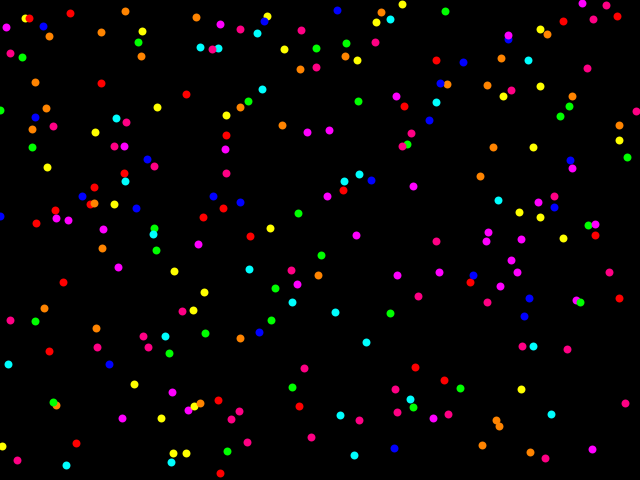
Frame 1 (no input)
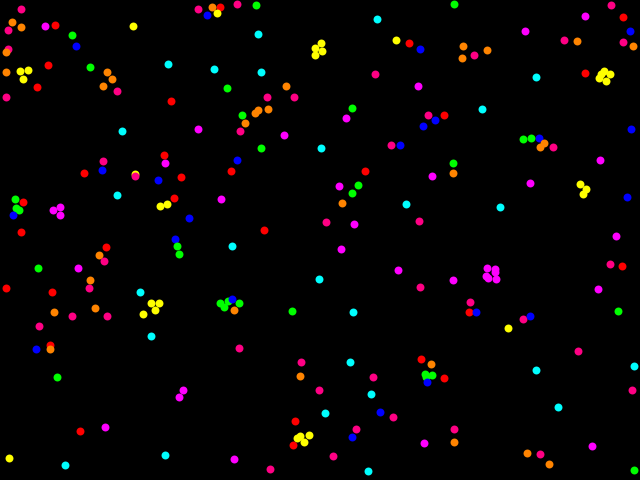
Frame 60 (the mouse pressed at the canvas centre just before this capture)
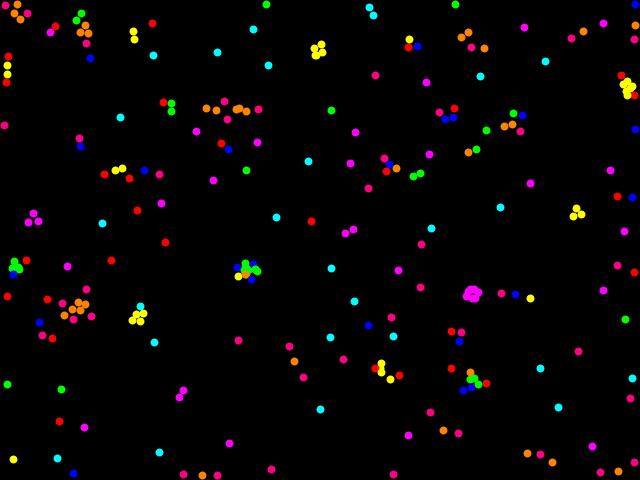
Frame 120 (the mouse held since frame 60 and released just before this capture)

The Processing sketch that drew these frames (run headless with seeded random() and noise(); from frame 60 on, the mouse is pressed at the canvas centre):

// Processing sketch: Particle_Life2
// ── Particle_Life2.pde
ArrayList <Particle> part;
float forceIndex[][];
PVector distIndex[][];
int numOfp = 8;
int pSize = 4;

void setup()
{
 size(640, 480);
 
 part = new ArrayList<Particle>();
 forceIndex = new float[numOfp][numOfp];
 distIndex = new PVector[numOfp][numOfp];
 IndexIntiz();
 
 for (int i = 0; i < 250; i++)
   part.add(new Particle());
}

void IndexIntiz()
{
 //randomSeed(16);
 float num = 1;
 for (int i = 0; i < numOfp; i++)
 {
   for (int p = 0; p < numOfp; p++)
   {
     float r1 = random(0, 16);
     float r2 = random(r1, 64);
     forceIndex[i][p] = random(-num, num);
     distIndex[i][p] = new PVector(r1, r2);
     //forceIndex[i][p] = -0.5;
     //distIndex[i][p] = new PVector(16, 64);
   }
 }
}

void update()
{
 for (Particle p : part)
 {
  for (Particle p2 : part)
  {
   if (p != p2)
   {
     //p2.acc.add(p.reple(p2.col, p2.pos)); //adding 0 alot for no reason
     p2.acc.add(p.applyForce(p2.col, p2.pos));
     p2.reple(p.pos);
   }
  }
 }
}

void draw()
{
 background(0); 
 
 for (Particle p : part)
   p.render();
   
 update();
}

void mousePressed()
{
 println(frameRate); 
}

// ── Colors.pde
color red = color(255, 0, 0);
color green = color(0, 255, 0);
color blue = color(0, 0, 255);
color yellow = color(255, 255, 0);
color orange = color(255, 132, 0);
color purple = color(255, 0, 255);
color pink = color(255, 0, 132);
color teal = color(0, 255, 255);

color colors[] = new color[] 
{red, green, blue, yellow, orange, purple, pink, teal};

color randomColor()
{
 switch ((int)random(numOfp))
 {
  case 0 : return(red);
  case 1 : return(green);
  case 2 : return(blue);
  case 3 : return(yellow);
  case 4 : return(orange);
  case 5 : return(purple);
  case 6 : return(pink);
  case 7 : return(teal);
 }
 return(color(255));
}

// ── Particle.pde
class Particle
{
 PVector pos, vel, acc;
 int r;
 float maxS;
 color col;
 int colID;
 float fric;
 
 Particle()
 {
  r = pSize;
  maxS = random(0.25, 2);
  //pos = new PVector(random(-32, 32) + width/2, random(-32, 32) + height/2);
  pos = new PVector(random(width), random(height));
  vel = new PVector(random(-maxS*3, maxS*3), random(-maxS*3, maxS*3));
  acc = new PVector();
  col = randomColor();
  for (int i = 0; i < colors.length; i++)
    if (col == colors[i])
    {
      colID = i;
      fric = random(0.5, 0.9);
    }
 }
 
 PVector reple(color C, PVector target)
 {
   PVector force = new PVector();
   for (int i = 0; i < colors.length; i++)
    if (C == colors[i])
    {
      float dist = dist(target.x, target.y, pos.x, pos.y);
      if (dist < r*2)
      {
        force = PVector.sub(target, pos);
        float mag = 0.5;
        
        //float percent = dist / distIndex[colID][i].x;
        //percent = 1 - percent;
        //mag = mag * percent;
        //mag = pow(mag, 4);
        //mag /= 10;
        force.setMag(mag);
        return force;
      }
    }
   return force;
 }
 
 void reple(PVector target)
 {
   float dist = dist(pos.x, pos.y, target.x, target.y);
    if (dist < r*2)
    {
      //vel.mult(-1);
      //acc.mult(0);
      PVector force = PVector.sub(target, pos);
      float mag = -0.5;
      force.setMag(mag);
      acc.add(force);
    }
 }
 
 PVector applyForce(color C, PVector target)
 {
   PVector force = new PVector();
   for (int i = 0; i < colors.length; i++)
    if (C == colors[i])
    {
      float dist = dist(target.x, target.y, pos.x, pos.y);
      if (dist > distIndex[colID][i].x && dist < distIndex[colID][i].y)
      {
        force = PVector.sub(target, pos);
        force.setMag(forceIndex[colID][i]/2);
     
        return force;
      }     
    }
   return force;
 }
 
 void update()
 {
  vel.add(acc);
  pos.add(vel); 
  //vel.limit(maxS);
  vel.mult(fric);
  acc.mult(0);
  
  border();
 }
 
 void border()
 {
  if (pos.x < r)
   {
     //vel.x *= -1;
     //pos.x = r;
     pos.x = width - r-1;
   }
   if (pos.x > width - r)
   {
     //vel.x *= -1;
     //pos.x = width - r;
     pos.x = r+1;
   }
   if (pos.y < r)
   {
     //vel.y *= -1;
     //pos.y = r;
     pos.y = height - r-1;
   }
   if (pos.y > height - r)
   {
     //vel.y *= -1;
     //pos.y = height - r;
     pos.y = r+1;
   }
 }
 
 void render()
 {
  stroke(col);
  strokeWeight(r*2);
  point(pos.x, pos.y); 
  
  update();
 }
}
